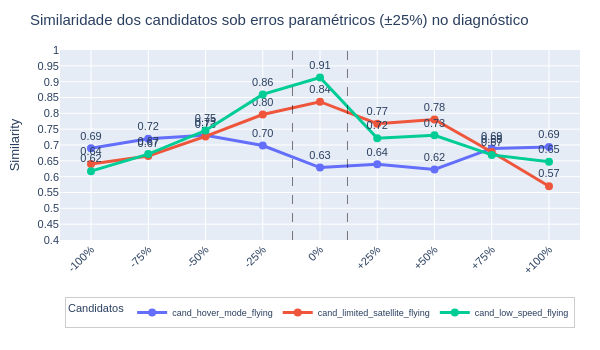

The notebook cell this image was saved under:
### Code cell
import pandas as pd
import plotly.graph_objects as go

# Ordem dos diagnósticos no eixo X:
diagnosis_order = [
    "diagnosed_minus_100",
    "diagnosed_minus_75",
    "diagnosed_minus_50",
    "diagnosed_minus_25",
    "diagnosed_baseline",
    "diagnosed_plus_25",
    "diagnosed_plus_50",
    "diagnosed_plus_75",
    "diagnosed_plus_100",
]

error_labels = [
    "-100%", "-75%", "-50%", "-25%",
    "0%",
    "+25%", "+50%", "+75%", "+100%",
]

df_pivot = df.pivot(
    index="candidate_name",
    columns="diagnosed_name",
    values="similarity_result"
)

cols_present = [col for col in diagnosis_order if col in df_pivot.columns]
df_pivot = df_pivot[cols_present]

fig = go.Figure()

for cand in df_pivot.index:
    similarity_vals = df_pivot.loc[cand].values
    similarity_texts = [f"{v:.2f}" for v in similarity_vals]

    fig.add_trace(go.Scatter(
        x=df_pivot.columns,
        y=similarity_vals,
        mode='lines+markers+text',   # <- volta com texto
        name=str(cand),
        line=dict(width=3),
        marker=dict(size=8),
        text=similarity_texts,
        textposition="top center",
        textfont=dict(size=11),      # um pouco menor pra não poluir tanto
    ))

baseline_name = "diagnosed_baseline"
if baseline_name in df_pivot.columns:
    baseline_idx = df_pivot.columns.tolist().index(baseline_name)

    fig.add_vline(
        x=baseline_idx - 0.48,
        line_width=1,
        line_dash="dash",
        line_color="black",
        opacity=0.5,
        layer='above'
    )
    fig.add_vline(
        x=baseline_idx + 0.48,
        line_width=1,
        line_dash="dash",
        line_color="black",
        opacity=0.5,
        layer='above'
    )

fig.update_layout(
    title='Similaridade dos candidatos sob erros paramétricos (±25%) no diagnóstico',
    yaxis=dict(
        title='Similarity',
        range=[0.4, 1],
        dtick=0.05
    ),
    xaxis=dict(
        tickangle=-45,
        categoryorder='array',
        categoryarray=df_pivot.columns.tolist(),
        tickvals=df_pivot.columns.tolist(),
        ticktext=error_labels[:len(df_pivot.columns)]
    ),
    width=600,
    height=350,
    legend=dict(
        title="Candidatos",
        orientation="h",
        xanchor="center", x=0.5,
        yanchor="top",    y=-0.30,
        bgcolor="rgba(255,255,255,0.95)",
        bordercolor="#ccc",
        borderwidth=1,
        font=dict(size=9)
    ),
    margin=dict(l=60, r=20, t=50, b=110),
    font=dict(
        family="Arial",
        size=11
    )
)
fig.write_image("rq3.2.pdf")
fig.show()

### Figure 1 — Plotly figure (JSON) as saved in the notebook; plotly's stock layout.template omitted (floating-point values rounded to 4 significant figures)
{"data": [{"line": {"width": 3}, "marker": {"size": 8}, "mode": "lines+markers+text", "name": "cand_hover_mode_flying", "text": ["0.69", "0.72", "0.73", "0.70", "0.63", "0.64", "0.62", "0.69", "0.69"], "textfont": {"size": 11}, "textposition": "top center", "type": "scatter", "x": ["diagnosed_minus_100", "diagnosed_minus_75", "diagnosed_minus_50", "diagnosed_minus_25", "diagnosed_baseline", "diagnosed_plus_25", "diagnosed_plus_50", "diagnosed_plus_75", "diagnosed_plus_100"], "y": [0.6897, 0.7199, 0.7308, 0.6984, 0.6286, 0.6392, 0.6225, 0.6892, 0.6939]}, {"line": {"width": 3}, "marker": {"size": 8}, "mode": "lines+markers+text", "name": "cand_limited_satellite_flying", "text": ["0.64", "0.67", "0.73", "0.80", "0.84", "0.77", "0.78", "0.68", "0.57"], "textfont": {"size": 11}, "textposition": "top center", "type": "scatter", "x": ["diagnosed_minus_100", "diagnosed_minus_75", "diagnosed_minus_50", "diagnosed_minus_25", "diagnosed_baseline", "diagnosed_plus_25", "diagnosed_plus_50", "diagnosed_plus_75", "diagnosed_plus_100"], "y": [0.6397, 0.6652, 0.7271, 0.7962, 0.8367, 0.7675, 0.7804, 0.6779, 0.57]}, {"line": {"width": 3}, "marker": {"size": 8}, "mode": "lines+markers+text", "name": "cand_low_speed_flying", "text": ["0.62", "0.67", "0.75", "0.86", "0.91", "0.72", "0.73", "0.67", "0.65"], "textfont": {"size": 11}, "textposition": "top center", "type": "scatter", "x": ["diagnosed_minus_100", "diagnosed_minus_75", "diagnosed_minus_50", "diagnosed_minus_25", "diagnosed_baseline", "diagnosed_plus_25", "diagnosed_plus_50", "diagnosed_plus_75", "diagnosed_plus_100"], "y": [0.6175, 0.6712, 0.7457, 0.8598, 0.913, 0.7215, 0.7308, 0.6688, 0.6473]}], "layout": {"font": {"family": "Arial", "size": 11}, "height": 350, "legend": {"bgcolor": "rgba(255,255,255,0.95)", "bordercolor": "#ccc", "borderwidth": 1, "font": {"size": 9}, "orientation": "h", "title": {"text": "Candidatos"}, "x": 0.5, "xanchor": "center", "y": -0.3, "yanchor": "top"}, "margin": {"b": 110, "l": 60, "r": 20, "t": 50}, "shapes": [{"layer": "above", "line": {"color": "black", "dash": "dash", "width": 1}, "opacity": 0.5, "type": "line", "x0": 3.52, "x1": 3.52, "xref": "x", "y0": 0, "y1": 1, "yref": "y domain"}, {"layer": "above", "line": {"color": "black", "dash": "dash", "width": 1}, "opacity": 0.5, "type": "line", "x0": 4.48, "x1": 4.48, "xref": "x", "y0": 0, "y1": 1, "yref": "y domain"}], "title": {"text": "Similaridade dos candidatos sob erros paramétricos (±25%) no diagnóstico"}, "width": 600, "xaxis": {"categoryarray": ["diagnosed_minus_100", "diagnosed_minus_75", "diagnosed_minus_50", "diagnosed_minus_25", "diagnosed_baseline", "diagnosed_plus_25", "diagnosed_plus_50", "diagnosed_plus_75", "diagnosed_plus_100"], "categoryorder": "array", "tickangle": -45, "ticktext": ["-100%", "-75%", "-50%", "-25%", "0%", "+25%", "+50%", "+75%", "+100%"], "tickvals": ["diagnosed_minus_100", "diagnosed_minus_75", "diagnosed_minus_50", "diagnosed_minus_25", "diagnosed_baseline", "diagnosed_plus_25", "diagnosed_plus_50", "diagnosed_plus_75", "diagnosed_plus_100"]}, "yaxis": {"dtick": 0.05, "range": [0.4, 1], "title": {"text": "Similarity"}}}}
